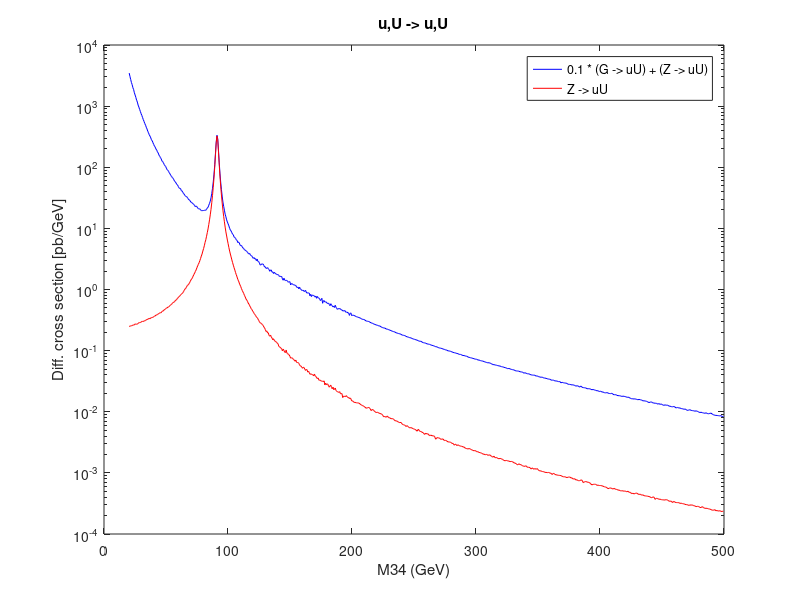

MATLAB code to generate this figure:
%% Load data
load uU_Z_uU_20_500_gnu.txt;
load uU_G_uU_20_500_gnu.txt;

m34 = uU_G_uU_20_500_gnu(:,1);
G = uU_G_uU_20_500_gnu(:,2);
Z = uU_Z_uU_20_500_gnu(:,2);

%% Calculations
ZG = 0.1*G + Z;

%Zerror = uU_Z_uU_20_500_gnu(:,3);
%Gerror = uU_G_uU_20_500_gnu(:,3);
%ZGerror = Zerror + Gerror;

%% Draw the plot (ZG together with Z)
hold off
semilogy(m34,ZG,'-b');
hold on
semilogy(m34,Z,'-r');

%% Plot labels
title('u,U -> u,U');
xlabel('M34 (GeV)');
ylabel('Diff. cross section [pb/GeV]');
legend('0.1 * (G -> uU) + (Z -> uU)','Z -> uU');